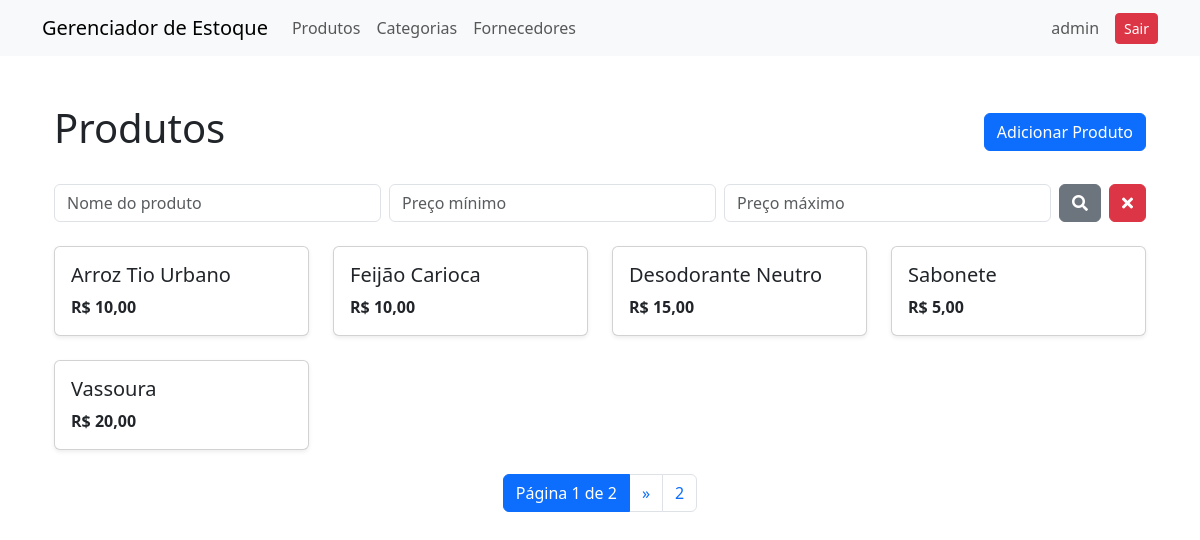
/estoque/produtos/ (signed in), run on the app's committed database.
### estoque/models.py (models this page shows, shortened)
class Produto(models.Model):
    nome = models.CharField(max_length=250)
    codigo = models.CharField(max_length=15, unique=True)
    descricao = models.TextField(null=True, blank=True)
    preco = models.DecimalField(max_digits=10, decimal_places=2)
    quantidade_estoque = models.IntegerField()
    data_criacao = models.DateTimeField(auto_now_add=True)
    categorias = models.ManyToManyField(Categoria)
    fornecedor = models.ForeignKey(Fornecedor, on_delete=models.CASCADE, default=None)

### estoque/views/produtos.py (the view)
# urls.py: path('produtos/', ProdutoListView.as_view(), name="produtos"),
class ProdutoListView(LoginRequiredMixin, ListView):
    model = Produto
    template_name = "produto.html"
    context_object_name = "produtos"
    paginate_by = 5
    def get_queryset(self):
        q_nome = self.request.GET.get("nome", "")
        q_p_min = self.request.GET.get("p_min")
        q_p_max = self.request.GET.get("p_max")
        object_list = self.model.objects.all()
        if q_nome:
            object_list = object_list.filter(nome__icontains=q_nome)
        if q_p_min:
            object_list = object_list.filter(preco__gte=float(q_p_min))
        if q_p_max:
            object_list = object_list.filter(preco__lte=float(q_p_max))
        return object_list

### estoque/templates/produto.html (shortened to what this page needs)
{% extends 'base.html' %}
{% block content %}
<div class="container my-5">
    <div class="d-flex align-items-center justify-content-between mb-4">
        <h1>Produtos</h1>
        <a class="btn btn-primary" href="{% url 'produto-create' %}" role="button">Adicionar Produto</a>
    </div>
    <div class="mb-4">
        <form action="{% url 'produtos' %}" method="get" class="d-flex gap-2">
            <input type="text" name="nome" class="form-control" placeholder="Nome do produto"
                value="{{ request.GET.nome }}">
            <input type="number" name="p_min" step="0.01" class="form-control" placeholder="Preço mínimo"
                value="{{ request.GET.p_min }}">
            <input type="number" name="p_max" step="0.01" class="form-control" placeholder="Preço máximo"
                value="{{ request.GET.p_max }}">
            <button type="submit" class="btn btn-secondary">
                <i class="fas fa-search"></i>
            </button>
            <a href="{% url 'produtos' %}" class="btn btn-danger">
                <i class="fas fa-times"></i>
            </a>
        </form>
    </div>
    <div class="row row-cols-1 row-cols-sm-2 row-cols-md-3 row-cols-lg-4 g-4">
        {% for produto in produtos %}
        <div class="col">
            <a href="{% url 'produto-detail' produto.id %}" class="text-decoration-none text-dark">
                <div class="card h-100 shadow-sm">
                    <div class="card-body">
                        <h5 class="card-title">{{ produto.nome }}</h5>
                        <p class="card-text fw-bold">R$ {{ produto.preco }}</p>
                    </div>
                </div>
            </a>
        </div>
        {% empty %}
        <p class="text-muted">Nenhum produto encontrado.</p>
        {% endfor %}
    </div>
    <div class="d-flex justify-content-center mt-4">
        <nav>
            <ul class="pagination">
                <li class="page-item active">
                    <span class="page-link">Página {{ page_obj.number }} de {{ page_obj.paginator.num_pages }}</span>
                </li>
                {% if page_obj.has_next %}
                <li class="page-item">
                    <a class="page-link"
                        href="{% url 'produtos-list-paginated' page_obj.next_page_number %}{% if request.GET %}?{{ request.GET.urlencode }}{% endif %}">&raquo;</a>
                </li>
                <li class="page-item">
                    <a class="page-link"
                        href="{% url 'produtos-list-paginated' page_obj.paginator.num_pages %}{% if request.GET %}?{{ request.GET.urlencode }}{% endif %}">{{page_obj.paginator.num_pages }}</a>
                </li>
                {% endif %}
            </ul>
        </nav>
    </div>
</div>
{% endblock %}

### estoque/templates/base.html (shortened to what this page needs)
<!DOCTYPE html>
<html lang="en">
<head>
    <link href="https://cdn.jsdelivr.net/npm/bootstrap@5.3.3/dist/css/bootstrap.min.css" rel="stylesheet"
>
    <link href="https://cdnjs.cloudflare.com/ajax/libs/font-awesome/5.15.4/css/all.min.css" rel="stylesheet">
</head>
<body>
    <nav class="navbar navbar-expand-lg navbar-light bg-light">
        <div class="container">
            <a class="navbar-brand" href="#">Gerenciador de Estoque</a>
            <div class="collapse navbar-collapse" id="navbarNav">
                <ul class="navbar-nav me-auto">
                    <li class="nav-item">
                        <a class="nav-link" href="{% url 'produtos' %}">Produtos</a>
                    </li>
                    <li class="nav-item">
                        <a class="nav-link" href="{% url 'categorias' %}">Categorias</a>
                    </li>
                    <li class="nav-item">
                        <a class="nav-link" href="{% url 'fornecedores' %}">Fornecedores</a>
                    </li>
                </ul>
                {% if request.user.is_authenticated %}
                <span class="navbar-text me-3">
                    {{ request.user.username }}
                </span>
                <form method="post" action="{% url 'logout' %}">
                    <button type="submit" class="btn btn-danger btn-sm">Sair</button>
                </form>
                {% endif %}
            </div>
        </div>
    </nav>
    <div class="container mt-4">
        {% block content %}
        {% endblock %}
    </div>
</body>
</html>

### data on the page
Produto: nome "Arroz Tio Urbano", preco "10,00"
Produto: nome "Feijão Carioca", preco "10,00"
Produto: nome "Desodorante Neutro", preco "15,00"
Produto: nome "Sabonete", preco "5,00"
Produto: nome "Vassoura", preco "20,00"

### other printed values
{{ request.user.username }} "admin"
{{ page_obj.number }} "1"
{{ page_obj.paginator.num_pages }} "2"
